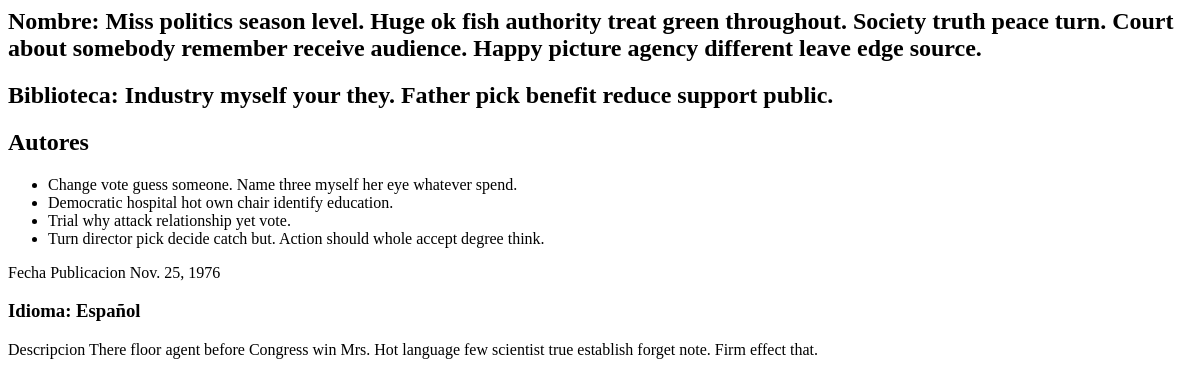
Page /libros/12/ on the earlier database version.
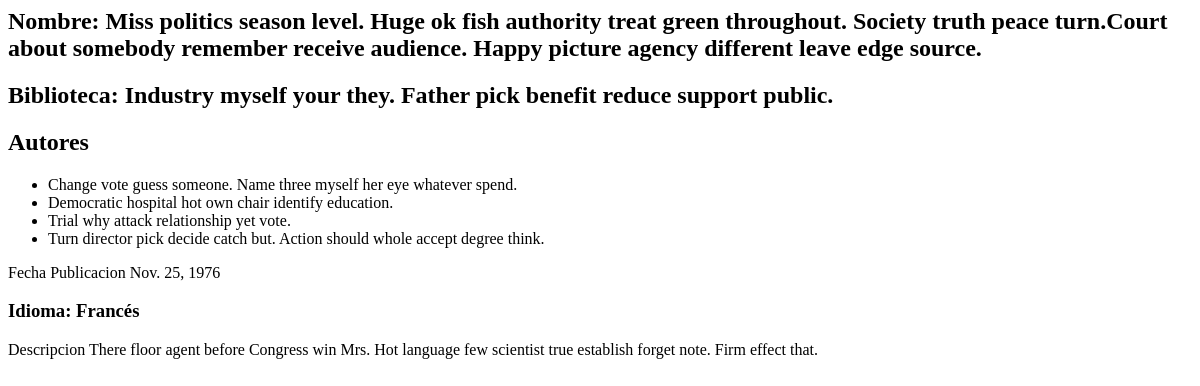
Same page on the later database version.
### biblioteca/models.py (models this page shows)
class Libro(models.Model):
    IDIOMAS = [
        ("ES", "Español"),
        ("EN", "Inglés"),
        ("FR", "Francés"),
        ("IT", "Italiano"),
    ]
    nombre = models.CharField(max_length=200)
    idioma = models.CharField(
        max_length=2,
        choices=IDIOMAS,
        default="ES",
        )
    descripcion = models.TextField()
    fecha_publicacion = models.DateField()
    GENEROS = [
        ("AV", "Aventuras"),
        ("CF", "Ciencia Ficción"),
        ("TE", "Terror"),
        ("RO", "Romántica"),
        ("HU", "Humor"),
    ]
    genero = models.CharField(
        max_length=2,
        choices=GENEROS,
        )
    isbn = models.IntegerField()
    bliblioteca = models.ForeignKey(Biblioteca, on_delete=models.CASCADE)
    autores = models.ManyToManyField(Autor)

class Biblioteca(models.Model):
    nombre = models.CharField(max_length=100)
    direccion = models.TextField()
    fechaCreacion = models.DateField(null=True, blank=True)
    telefono = models.IntegerField(null=True, blank=True)

### biblioteca/views.py (the view)
# urls.py: path("libros/<int:id_libro>/", views.dame_libro, name="dame_libro"),
def dame_libro(request, id_libro):
    libro = Libro.objects.select_related("bliblioteca").prefetch_related("autores").get(id=id_libro)
    return render(request, "libro/libro.html",{"libro":libro})

### biblioteca/templates/libro/libro.html (shortened to what this page needs)
<!DOCTYPE>
<html>
    <head>
    </head>
    <body>
        <div>
            <h2>Nombre: {{libro.nombre}}</h2>
            <h2>Biblioteca: {{libro.bliblioteca.nombre}}</h2>
            <h2>Autores</h2>
            <ul>
                {% for autor in libro.autores.all%}
                    <li>{{autor.nombre}}</li>
                {%endfor%}
            </ul>
            <p>Fecha Publicacion {{libro.fecha_publicacion}}</p>
            <h3>Idioma: {{libro.get_idioma_display}}</h3>
            <p>Descripcion {{libro.descripcion}}</p>
        </div>
    </body>
</html>

Differences in the rows shown:
changed Libro "Industry myself your they. Father pick benefit reduce support public.": nombre "…throughout. Society truth peace turn. Court about somebody remember receive…" → "…throughout. Society truth peace turn.Court about somebody remember receive…"; idioma "Español" → "Francés"
